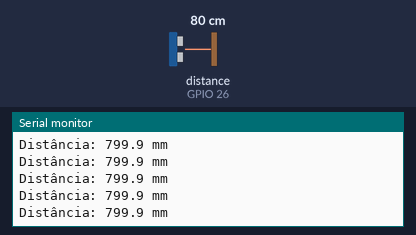
The sketch below on a simulated ESP32. Shown: the last lines printed to the serial monitor. Wiring (inferred from the names in the program): ultrasonic range finder: trigger GPIO 25; echo GPIO 26. The test bench sets the inputs (shaded band); at power-on: distance to the obstacle (sensor on GPIO 26) 80 cm. The echo pulse lasts 58.3 µs per cm.

Above: at 1.2 s.
1.3 s: distance to the obstacle (sensor on GPIO 26) set to 2 cm
At 1.41 s:
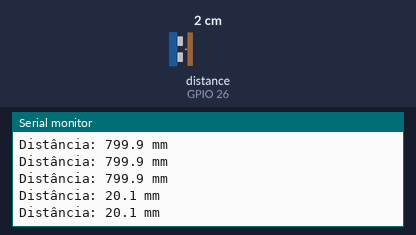
2.8 s: distance to the obstacle (sensor on GPIO 26) set to 4 cm
At 2.81 s:
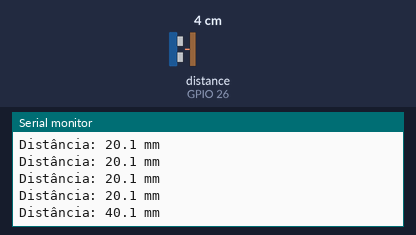
Timing chart, 0 to 5.8 s (numbered marks = the images above; inputs shaded):
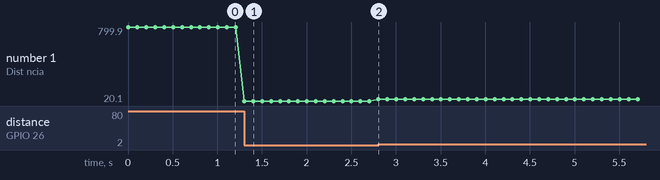

Measured:
- after the input at 1.3 s, the serial monitor: prints a new line at once (image 1)
- after the input at 2.8 s, the serial monitor: prints a new line at once (image 2)
- plotted number 1: 799.9 → 20.1 after the input at 1.3 s, 20.1 → 40.1 after the input at 2.8 s

The sketch:

teste_hc_sr04.ino
```cpp
// ===== CONFIGURAÇÃO =====
constexpr unsigned long CFG_BAUD_RATE = 115200; // UART0 via USB, 8N1 (PC1).
constexpr int CFG_PINO_TRIG = 25; // TRIG do HC-SR04 (PC1).
constexpr int CFG_PINO_ECHO = 26; // ECHO via divisor 1 kΩ / 2 kΩ (PC1).
constexpr unsigned long CFG_INTERVALO_DISPARO_MS = 100; // 10 Hz, conforme PC1.
constexpr unsigned long CFG_PULSO_TRIG_US = 10; // Pulso de disparo do HC-SR04.

// ===== OBJETOS GLOBAIS =====
portMUX_TYPE travaEco = portMUX_INITIALIZER_UNLOCKED;
volatile bool capturaAtiva = false;
volatile bool subidaRecebida = false;
volatile bool ecoDisponivel = false;constexpr unsigned long CFG_TIMEOUT_ECHO_US = 30000; // Limite total; cobre eco de 4 m.
constexpr float CFG_VELOCIDADE_SOM_MM_US = 0.343f; // 343 m/s, estimativa do PC1.
constexpr float CFG_FATOR_IDA_VOLTA = 2.0f; // Eco percorre ida e volta.
constexpr unsigned int CFG_CASAS_DECIMAIS = 1; // Precisão de exibição, não do sensor.
constexpr unsigned long CFG_PAUSA_LOOP_MS = 1; // Cede CPU enquanto aguarda interrupção.

#include <Arduino.h>

volatile unsigned long inicioEcoUs = 0;
volatile unsigned long duracaoEcoUs = 0;
bool aguardandoEco = false;
unsigned long inicioDisparoUs = 0;
unsigned long ultimoDisparoMs = 0;

// ===== SETUP =====
void setup() {
  Serial.begin(CFG_BAUD_RATE);
  Serial.print("Teste HC-SR04 | UART0 via USB | ");
  Serial.print(CFG_BAUD_RATE);
  Serial.println(" baud, 8N1");
  inicializarSensor();
  ultimoDisparoMs = millis() - CFG_INTERVALO_DISPARO_MS;
}

// ===== LOOP =====
/** Agenda disparos e trata resultado/timeout sem bloquear a espera pelo eco. */
void loop() {
  if (aguardandoEco) {
    unsigned long larguraUs = 0;
    bool leituraPronta = lerDistancia(larguraUs);
    if (leituraPronta) {
      aguardandoEco = false;
      imprimirLeitura(larguraUs);
    } else if (micros() - inicioDisparoUs >= CFG_TIMEOUT_ECHO_US) {
      portENTER_CRITICAL(&travaEco);
      capturaAtiva = false;
      portEXIT_CRITICAL(&travaEco);
      aguardandoEco = false;
      Serial.println("Distância indisponível: timeout de eco.");
    }
  }
  if (!aguardandoEco && millis() - ultimoDisparoMs >= CFG_INTERVALO_DISPARO_MS) {
    dispararMedicao();
  }
  delay(CFG_PAUSA_LOOP_MS);
}

// ===== FUNÇÕES AUXILIARES =====
/** Configura TRIG como saída e ECHO como entrada com interrupção. */
void inicializarSensor() {
  digitalWrite(CFG_PINO_TRIG, LOW);
  pinMode(CFG_PINO_TRIG, OUTPUT);
  pinMode(CFG_PINO_ECHO, INPUT);
  attachInterrupt(digitalPinToInterrupt(CFG_PINO_ECHO), capturarEco, CHANGE);
}

/** ISR: registra as bordas do eco; não imprime nem aguarda. Sem retorno. */
void ARDUINO_ISR_ATTR capturarEco() {
  const unsigned long agoraUs = micros();
  const int nivelEco = digitalRead(CFG_PINO_ECHO);
  portENTER_CRITICAL_ISR(&travaEco);
  if (capturaAtiva) {
    if (nivelEco == HIGH && !subidaRecebida) {
      inicioEcoUs = agoraUs;
      subidaRecebida = true;
    } else if (nivelEco == LOW && subidaRecebida) {
      duracaoEcoUs = agoraUs - inicioEcoUs;
      ecoDisponivel = true;
      capturaAtiva = false;
    }
  }
  portEXIT_CRITICAL_ISR(&travaEco);
}

/** Arma captura e gera pulso curto de TRIG. Sem parâmetros ou retorno. */
void dispararMedicao() {
  portENTER_CRITICAL(&travaEco);
  subidaRecebida = false;
  ecoDisponivel = false;
  capturaAtiva = true;
  portEXIT_CRITICAL(&travaEco);
  aguardandoEco = true;
  ultimoDisparoMs = millis();
  inicioDisparoUs = micros();
  digitalWrite(CFG_PINO_TRIG, HIGH);
  delayMicroseconds(CFG_PULSO_TRIG_US);
  digitalWrite(CFG_PINO_TRIG, LOW);
}

/** Copia largura em µs para a referência; retorna se existe novo eco. */
bool lerDistancia(unsigned long &larguraUs) {
  portENTER_CRITICAL(&travaEco);
  const bool leituraPronta = ecoDisponivel;
  if (leituraPronta) {
    larguraUs = duracaoEcoUs;
    ecoDisponivel = false;
  }
  portEXIT_CRITICAL(&travaEco);
  return leituraPronta;
}

/** Recebe largura do eco em µs e imprime distância estimada em mm. */
void imprimirLeitura(unsigned long larguraUs) {
  const float distanciaMm = larguraUs * CFG_VELOCIDADE_SOM_MM_US / CFG_FATOR_IDA_VOLTA;
  Serial.print("Distância: ");
  Serial.print(distanciaMm, CFG_CASAS_DECIMAIS);
  Serial.println(" mm");
}
```
